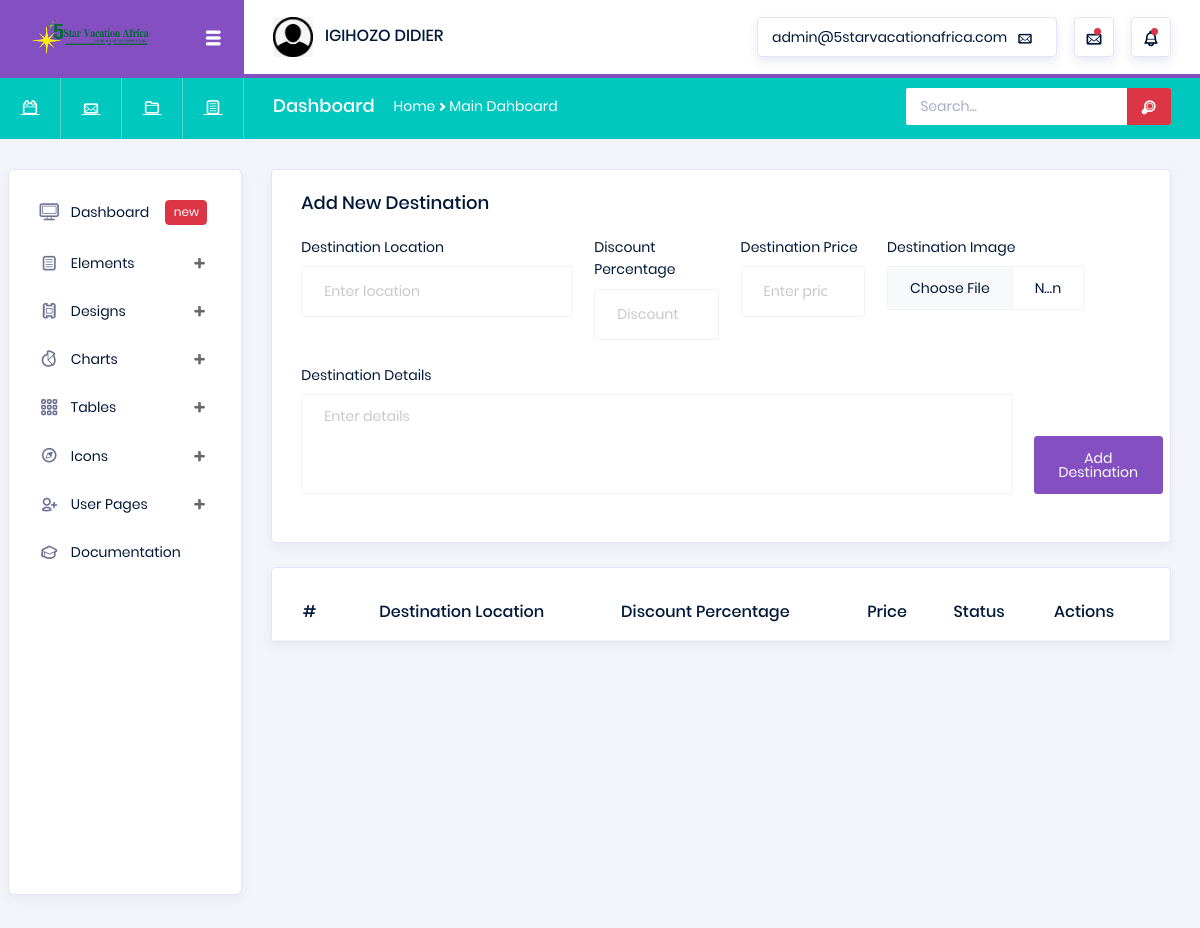
Before: /admin/destinations.php (signed in) with the older database file.
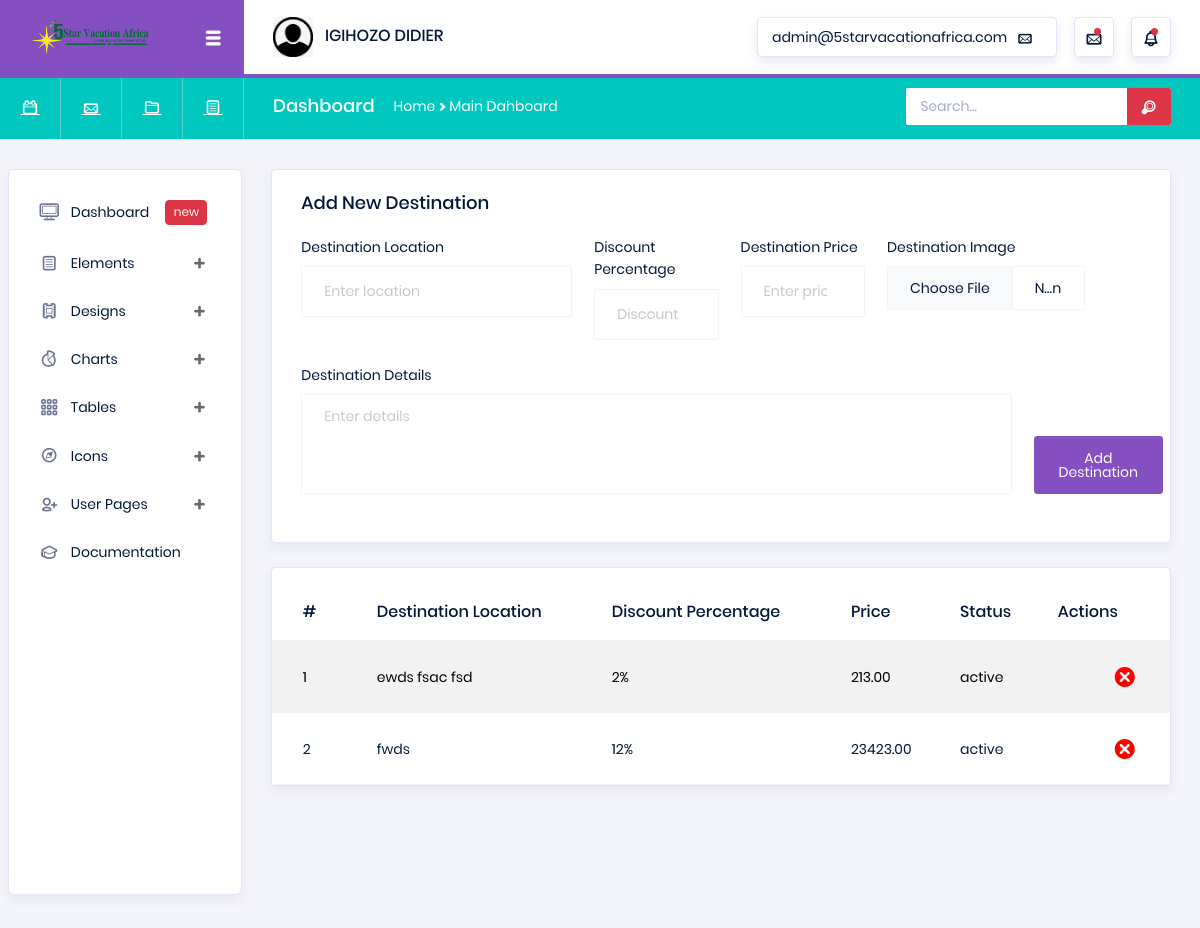
After: the same page with the newer database file.
### tables this page shows
CREATE TABLE `Destinations` (
  `DestinationID` int(11) NOT NULL AUTO_INCREMENT,
  `DestinationLocation` varchar(255) NOT NULL,
  `DestinationDiscountPercentage` int(11) DEFAULT 0,
  `DestinationPrice` decimal(10,2) NOT NULL,
  `DestinationImage` varchar(255) DEFAULT NULL,
  `DestinationDetails` text DEFAULT NULL,
  `DestinationStatus` enum('active','inactive') DEFAULT 'active',
  `CreatedAt` timestamp NULL DEFAULT current_timestamp(),
  `UpdatedAt` timestamp NULL DEFAULT current_timestamp() ON UPDATE current_timestamp(),
  PRIMARY KEY (`DestinationID`)
);

### admin/destinations.php (the view, shortened to what this page needs)
<?php
require("lib/header.php");
@require("../lib/drive.php");
$con = $pdo;
?>
<div class="main-panel">
    <div class="content-wrapper">
        <div class="row">
            <div class="col-md-12">
                <div class="card">
                    <div class="card-body">
                        <h4 class="card-title">Add New Destination</h4>
                        <form method="post" enctype="multipart/form-data" style="width:102%">
                            <div class="form-row row">
                                <div class="form-group col-md-4">
                                    <label for="location">Destination Location</label>
                                    <input type="text" class="form-control" id="location" name="location" placeholder="Enter location" required>
                                </div>
                                <div class="form-group col-md-2">
                                    <label for="discountPercentage">Discount Percentage</label>
                                    <input type="number" class="form-control" id="discountPercentage" name="discountPercentage" placeholder="Discount" min="0" max="100">
                                </div>
                                <div class="form-group col-md-2">
                                    <label for="price">Destination Price</label>
                                    <input type="number" class="form-control" id="price" name="price" placeholder="Enter price" step="0.01" required>
                                </div>
                                <div class="form-group col-md-3">
                                    <label for="destinationImage">Destination Image</label>
                                    <input type="file" class="form-control" id="destinationImage" name="destinationImage" accept="image/*" required>
                                </div>
                                <div class="form-group col-md-10">
                                    <label for="destinationDetails">Destination Details</label>
                                    <textarea class="form-control" id="destinationDetails" name="destinationDetails" rows="5" placeholder="Enter details" required></textarea>
                                </div>
                                <div class="form-group col-md-2 d-flex align-items-end">
                                    <button type="submit" class="btn btn-primary">Add Destination</button>
                                </div>
                            </div>
                        </form>
                    </div>
                </div>
                <div class="card mt-4">
                    <div class="table-responsive pt-3">
                        <table class="table table-striped project-orders-table">
                            <thead>
                                <tr>
                                    <th>#</th>
                                    <th>Destination Location</th>
                                    <th>Discount Percentage</th>
                                    <th>Price</th>
                                    <th>Status</th>
                                    <th>Actions</th>
                                </tr>
                            </thead>
                            <tbody>
                                <?php
                                $stmt = $con->query("SELECT * FROM Destinations ORDER BY DestinationID DESC");
                                $index = 1;
                                while ($row = $stmt->fetch(PDO::FETCH_ASSOC)) {
                                    $id = $row['DestinationID'];
                                    echo "<tr>
                                            <td>{$index}</td>
                                            <td>{$row['DestinationLocation']}</td>
                                            <td>{$row['DestinationDiscountPercentage']}%</td>
                                            <td>{$row['DestinationPrice']}</td>
                                            <td>{$row['DestinationStatus']}</td>
                                            <td><a href='delete-destination.php?id=$id' style='text-decoration:none;color:#F00;font-size:30px;float:right'><i class='typcn typcn-delete'></i></a></td>
                                        </tr>";
                                    $index++;
                                }
                                ?>
                            </tbody>
                        </table>
                    </div>
                </div>
            </div>
        </div>
    </div>
</div>

### admin/lib/header.php (shortened to what this page needs)
<!DOCTYPE html>
<html lang="en">
<head>
  <link rel="stylesheet" href="assets/vendors/typicons/typicons.css">
  <link rel="stylesheet" href="assets/vendors/css/vendor.bundle.base.css">
  <link rel="stylesheet" href="assets/css/style.css">
</head>
<body>
  <div class="container-scroller">
    <nav class="navbar col-lg-12 col-12 p-0 fixed-top d-flex flex-row">
      <div class="navbar-brand-wrapper d-flex justify-content-center">
        <div class="navbar-brand-inner-wrapper d-flex justify-content-between align-items-center w-100">
          <a class="navbar-brand brand-logo" href="index.php"><img src="../img/images/logo.png" alt="logo"/></a>
          <button class="navbar-toggler navbar-toggler align-self-center" type="button" data-toggle="minimize">
            <span class="typcn typcn-th-menu"></span>
          </button>
        </div>
      </div>
      <div class="navbar-menu-wrapper d-flex align-items-center justify-content-end">
        <ul class="navbar-nav me-lg-2">
          <li class="nav-item nav-profile dropdown">
            <a class="nav-link" href="#" data-bs-toggle="dropdown" id="profileDropdown">
              <img src="../img/images/user.png" alt="profile"/>
              <span class="nav-profile-name"><?=strtoupper($_SESSION['AdminFName'].' '.ucfirst(strtolower($_SESSION['AdminLName'])))?></span>
            </a>
          </li>
        </ul>
        <ul class="navbar-nav navbar-nav-right">
          <li class="nav-item nav-date dropdown">
            <a class="nav-link d-flex justify-content-center align-items-center" href="javascript:;">
              <h6 class="date mb-0"><?=@strtolower($_SESSION['AdminEmail'])?></h6>
              <i class="typcn typcn-mail"></i>
            </a>
          </li>
          <li class="nav-item dropdown">
            <a class="nav-link count-indicator dropdown-toggle d-flex justify-content-center align-items-center" id="messageDropdown" href="#" data-bs-toggle="dropdown">
              <i class="typcn typcn-mail mx-0"></i>
              <span class="count"></span>
            </a>
          </li>
          <li class="nav-item dropdown me-0">
            <a class="nav-link count-indicator dropdown-toggle d-flex align-items-center justify-content-center" id="notificationDropdown" href="#" data-bs-toggle="dropdown">
              <i class="typcn typcn-bell mx-0"></i>
              <span class="count"></span>
            </a>
          </li>
        </ul>
      </div>
    </nav>
    <nav class="navbar-breadcrumb col-xl-12 col-12 d-flex flex-row p-0">
      <div class="navbar-links-wrapper d-flex align-items-stretch">
        <div class="nav-link">
          <a href="javascript:;"><i class="typcn typcn-calendar-outline"></i></a>
        </div>
        <div class="nav-link">
          <a href="javascript:;"><i class="typcn typcn-mail"></i></a>
        </div>
        <div class="nav-link">
          <a href="javascript:;"><i class="typcn typcn-folder"></i></a>
        </div>
        <div class="nav-link">
          <a href="javascript:;"><i class="typcn typcn-document-text"></i></a>
        </div>
      </div>
      <div class="navbar-menu-wrapper d-flex align-items-center justify-content-end">
        <ul class="navbar-nav me-lg-2">
          <li class="nav-item ms-0">
            <h4 class="mb-0">Dashboard</h4>
          </li>
          <li class="nav-item">
            <div class="d-flex align-items-baseline">
              <p class="mb-0">Home</p>
              <i class="typcn typcn-chevron-right"></i>
              <p class="mb-0">Main Dahboard</p>
            </div>
          </li>
        </ul>
        <ul class="navbar-nav navbar-nav-right">
          <li class="nav-item nav-search d-none d-md-block me-0">
            <div class="input-group">
              <input type="text" class="form-control" placeholder="Search..." aria-label="search" aria-describedby="search">
              <div class="input-group-prepend d-flex">
                <span class="input-group-text" id="search">
                  <i class="typcn typcn-zoom"></i>
                </span>
              </div>
            </div>
          </li>
        </ul>
      </div>
    </nav>
    <div class="container-fluid page-body-wrapper">
      <nav class="sidebar sidebar-offcanvas" id="sidebar">
        <ul class="nav">
          <li class="nav-item">
            <a class="nav-link" href="home.php">
              <i class="typcn typcn-device-desktop menu-icon"></i>
              <span class="menu-title">Dashboard</span>
              <div class="badge badge-danger">new</div>
            </a>
          </li>
          <li class="nav-item">
            <a class="nav-link" data-bs-toggle="collapse" href="#ui-basic" aria-expanded="false" aria-controls="ui-basic">
              <i class="typcn typcn-document-text menu-icon"></i>
              <span class="menu-title">Elements</span>
              <i class="menu-arrow"></i>
            </a>
          </li>
          <li class="nav-item">
            <a class="nav-link" data-bs-toggle="collapse" href="#form-elements" aria-expanded="false" aria-controls="form-elements">
              <i class="typcn typcn-film menu-icon"></i>
              <span class="menu-title">Designs</span>
              <i class="menu-arrow"></i>
            </a>
          </li>
          <li class="nav-item">
            <a class="nav-link" data-bs-toggle="collapse" href="#charts" aria-expanded="false" aria-controls="charts">
              <i class="typcn typcn-chart-pie-outline menu-icon"></i>
              <span class="menu-title">Charts</span>
              <i class="menu-arrow"></i>
            </a>
          </li>
          <li class="nav-item">
            <a class="nav-link" data-bs-toggle="collapse" href="#tables" aria-expanded="false" aria-controls="tables">
              <i class="typcn typcn-th-small-outline menu-icon"></i>
              <span class="menu-title">Tables</span>
              <i class="menu-arrow"></i>
            </a>
          </li>
          <li class="nav-item">
            <a class="nav-link" data-bs-toggle="collapse" href="#icons" aria-expanded="false" aria-controls="icons">
              <i class="typcn typcn-compass menu-icon"></i>
              <span class="menu-title">Icons</span>
              <i class="menu-arrow"></i>
            </a>
          </li>
          <li class="nav-item">
            <a class="nav-link" data-bs-toggle="collapse" href="#auth" aria-expanded="false" aria-controls="auth">
              <i class="typcn typcn-user-add-outline menu-icon"></i>
              <span class="menu-title">User Pages</span>
              <i class="menu-arrow"></i>
            </a>
          </li>
          <li class="nav-item">
            <a class="nav-link" href="../../../docs/documentation.html">
              <i class="typcn typcn-mortar-board menu-icon"></i>
              <span class="menu-title">Documentation</span>
            </a>
          </li>
        </ul>
      </nav>

Changed rows visible on the page:
added destinations: DestinationLocation "ewds fsac fsd", DestinationDiscountPercentage "2", DestinationPrice "213.00", DestinationStatus "active"
added destinations: DestinationLocation "fwds", DestinationDiscountPercentage "12", DestinationPrice "23423.00", DestinationStatus "active"
